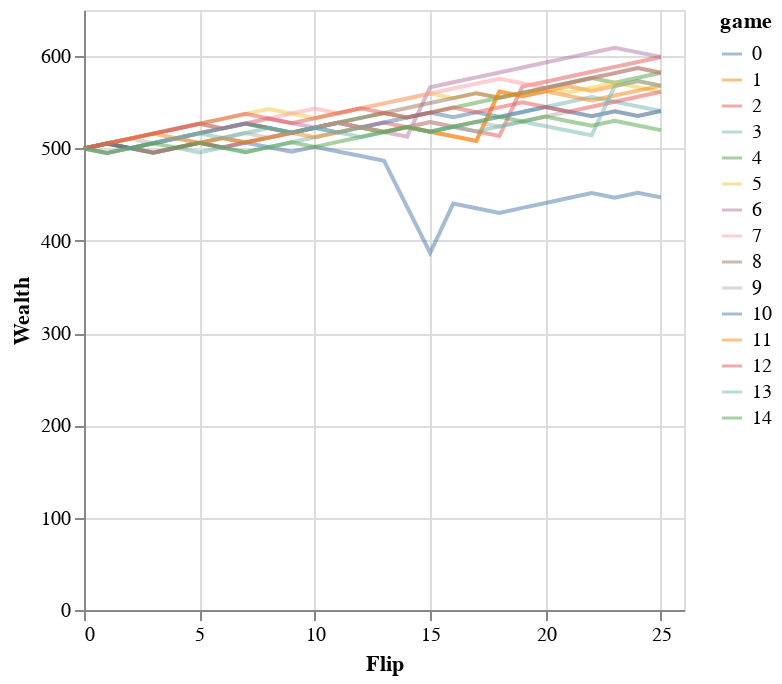

Notebook source saved alongside this figure:
### Markdown cell above
# Betting big when seeing a string of tails!

### Code cell
dummy.plot_games(n_games=15, log=False, opacity=0.5)

### Figure 1 — Vega-Lite specification as saved in the notebook (floating-point values rounded to 4 significant figures; data arrays with more than 128 entries replaced by an {"elided": "..."} marker saying what was removed)
{"config": {"view": {"continuousWidth": 300, "continuousHeight": 300}}, "data": {"name": "data-46823f20fd42f49e3de6c603fbef522c"}, "mark": {"type": "line", "opacity": 0.5}, "encoding": {"color": {"field": "game", "type": "nominal"}, "x": {"field": "flip", "title": "Flip", "type": "quantitative"}, "y": {"field": "wealth", "title": "Wealth", "type": "quantitative"}}, "$schema": "https://vega.github.io/schema/vega-lite/v5.8.0.json", "datasets": {"data-46823f20fd42f49e3de6c603fbef522c": {"elided": "390 records"}}}
